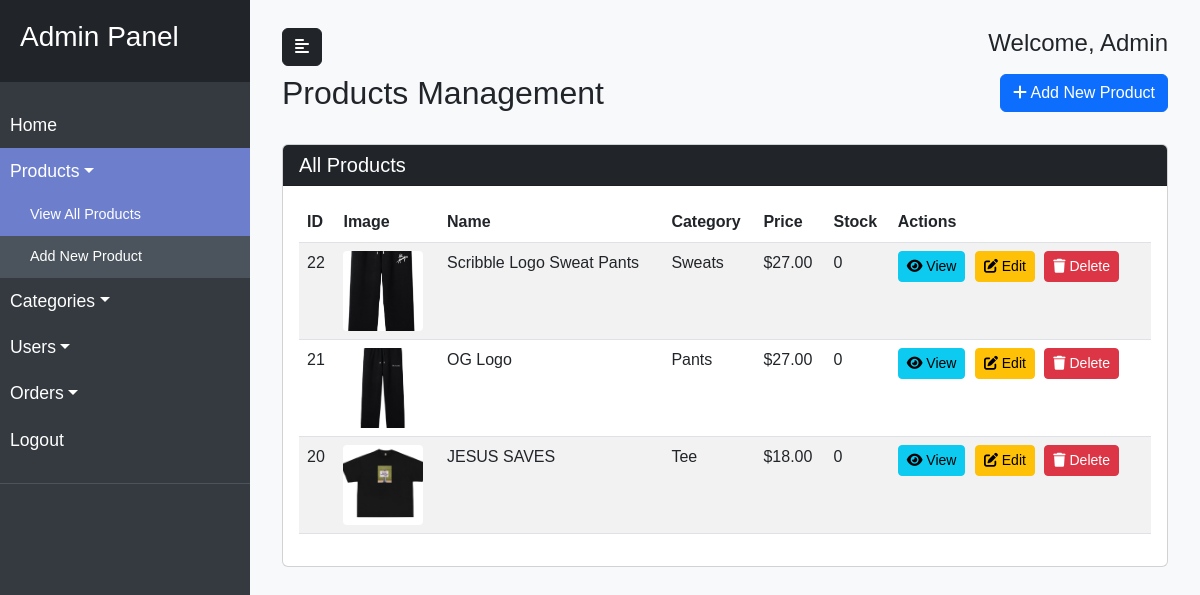
The app's page /products.php (signed in), older data.
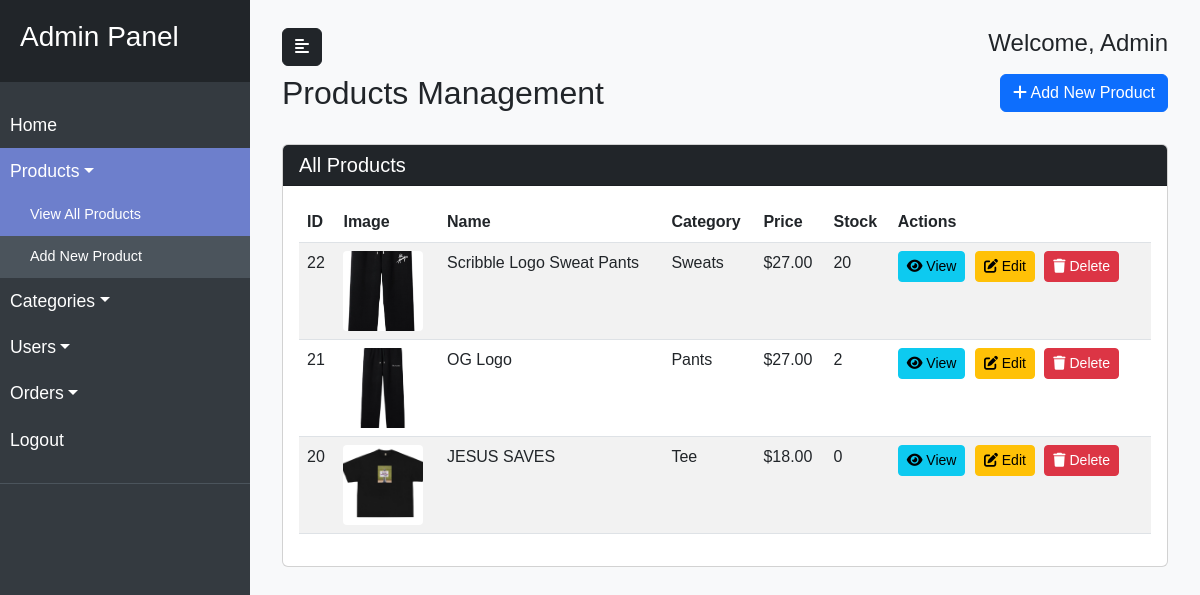
The same page, newer data.
### tables this page shows
CREATE TABLE `products` (
  `ProductID` int(11) NOT NULL,
  `ProductName` varchar(100) NOT NULL,
  `Description` text DEFAULT NULL,
  `Price` decimal(10,2) NOT NULL,
  `sizes` varchar(255) NOT NULL,
  `StockQuantity` int(11) NOT NULL,
  `images` text NOT NULL,
  `created_at` timestamp NOT NULL DEFAULT current_timestamp(),
  `categories` varchar(255) NOT NULL,
  `edited_at` timestamp NOT NULL DEFAULT current_timestamp() ON UPDATE current_timestamp(),
  `updated_at` timestamp NOT NULL DEFAULT current_timestamp() ON UPDATE current_timestamp()
);

CREATE TABLE `categories` (
  `id` int(11) NOT NULL,
  `category_name` varchar(100) NOT NULL,
  `date_added` timestamp NOT NULL DEFAULT current_timestamp(),
  `date_edited` timestamp NOT NULL DEFAULT current_timestamp() ON UPDATE current_timestamp()
);

### products.php (the view, shortened to what this page needs)
<?php
require_once 'db_connection.php';
$query = "
    SELECT p.*, c.category_name
    FROM products p
    LEFT JOIN categories c ON p.categories = c.id
    ORDER BY p.ProductID DESC
";
$products = $conn->query($query);
?>
<!DOCTYPE html>
<html lang="en">
<head>
    <link href="https://cdn.jsdelivr.net/npm/bootstrap@5.3.0-alpha1/dist/css/bootstrap.min.css" rel="stylesheet">
    <link rel="stylesheet" href="https://cdnjs.cloudflare.com/ajax/libs/font-awesome/6.4.0/css/all.min.css">
</head>
<body>
    <div class="wrapper">
        <nav id="sidebar">
            <div class="sidebar-header">
                <h3>Admin Panel</h3>
            </div>
            <ul class="list-unstyled components">
                <li>
                    <a href="admin.php">Home</a>
                </li>
                <li class="active">
                    <a href="#productSubmenu" data-bs-toggle="collapse" aria-expanded="true" class="dropdown-toggle">Products</a>
                    <ul class="collapse show list-unstyled" id="productSubmenu">
                        <li class="active">
                            <a href="products.php">View All Products</a>
                        </li>
                        <li>
                            <a href="add_product.php">Add New Product</a>
                        </li>
                    </ul>
                </li>
                <li>
                    <a href="#categorySubmenu" data-bs-toggle="collapse" aria-expanded="false" class="dropdown-toggle">Categories</a>
                </li>
                <li>
                    <a href="#userSubmenu" data-bs-toggle="collapse" aria-expanded="false" class="dropdown-toggle">Users</a>
                </li>
                <li>
                    <a href="#orderSubmenu" data-bs-toggle="collapse" aria-expanded="false" class="dropdown-toggle">Orders</a>
                </li>
                <li>
                    <a href="logout.php">Logout</a>
                </li>
            </ul>
        </nav>
        <div id="content">
            <nav class="navbar navbar-expand-lg navbar-light bg-light">
                <div class="container-fluid">
                    <button type="button" id="sidebarCollapse" class="btn btn-dark">
                        <i class="fas fa-align-left"></i>
                    </button>
                    <div>
                        <h4>Welcome, <?php echo $_SESSION['Username'] ?? 'Admin'; ?></h4>
                    </div>
                </div>
            </nav>
            <div class="container-fluid">
                <div class="row mb-4">
                    <div class="col-md-6">
                        <h2>Products Management</h2>
                    </div>
                    <div class="col-md-6 text-end">
                        <a href="add_product.php" class="btn btn-primary">
                            <i class="fas fa-plus"></i> Add New Product
                        </a>
                    </div>
                </div>
                <div class="card">
                    <div class="card-header bg-dark text-white">
                        <h5 class="mb-0">All Products</h5>
                    </div>
                    <div class="card-body">
                        <div class="table-responsive">
                            <table class="table table-striped table-hover">
                                <thead>
                                    <tr>
                                        <th>ID</th>
                                        <th>Image</th>
                                        <th>Name</th>
                                        <th>Category</th>
                                        <th>Price</th>
                                        <th>Stock</th>
                                        <th>Actions</th>
                                    </tr>
                                </thead>
                                <tbody>
                                    <?php if($products->num_rows > 0): ?>
                                        <?php while($product = $products->fetch_assoc()):
                                            $productImages = json_decode($product['images'], true);
                                            $firstImage = is_array($productImages) && !empty($productImages) ? $productImages[0] : 'uploads/no-image.jpg';
                                        ?>
                                            <tr>
                                                <td><?php echo $product['ProductID']; ?></td>
                                                <td>
                                                    <img src="<?php echo htmlspecialchars($firstImage); ?>" class="product-image" alt="<?php echo htmlspecialchars($product['ProductName']); ?>">
                                                </td>
                                                <td><?php echo htmlspecialchars($product['ProductName']); ?></td>
                                                <td><?php echo htmlspecialchars($product['category_name'] ?? 'Uncategorized'); ?></td>
                                                <td>$<?php echo number_format($product['Price'], 2); ?></td>
                                                <td><?php echo $product['StockQuantity']; ?></td>
                                                <td class="action-buttons">
                                                    <a href="view_product.php?id=<?php echo $product['ProductID']; ?>" class="btn btn-sm btn-info">
                                                        <i class="fas fa-eye"></i> View
                                                    </a>
                                                    <a href="edit_product.php?id=<?php echo $product['ProductID']; ?>" class="btn btn-sm btn-warning">
                                                        <i class="fas fa-edit"></i> Edit
                                                    </a>
                                                    <a href="javascript:void(0);" onclick="confirmDelete(<?php echo $product['ProductID']; ?>)" class="btn btn-sm btn-danger">
                                                        <i class="fas fa-trash"></i> Delete
                                                    </a>
                                                </td>
                                            </tr>
                                        <?php endwhile; ?>
                                    <?php else: ?>
                                        <tr>
                                            <td colspan="7" class="text-center">No products found.</td>
                                        </tr>
                                    <?php endif; ?>
                                </tbody>
                            </table>
                        </div>
                    </div>
                </div>
            </div>
        </div>
    </div>
</body>
</html>

### products.php (style rules this page uses)
body { font-family: 'Arial', sans-serif; background-color: #f8f9fa; }
#sidebar { min-width: 250px; max-width: 250px; min-height: 100vh; background: #343a40; color: #fff; transition: all 0.3s; }
#sidebar .sidebar-header { padding: 20px; background: #212529; }
#sidebar ul.components { padding: 20px 0; border-bottom: 1px solid #4b545c; }
#sidebar ul li a { padding: 10px; font-size: 1.1em; display: block; color: #fff; text-decoration: none; }
#sidebar ul li.active > a, a[aria-expanded="true"] { color: #fff; background: #6d7fcc; }
ul ul a { font-size: 0.9em !important; padding-left: 30px !important; background: #4b545c; }
.wrapper { display: flex; width: 100%; }
#content { width: 100%; padding: 20px; min-height: 100vh; transition: all 0.3s; }
.product-image { width: 80px; height: 80px; object-fit: cover; border-radius: 4px; }
.action-buttons .btn { margin-right: 5px; }

Row changes from the older to the newer data that the page shows:
changed products "Scribble Logo Sweat Pants": StockQuantity "0" → "20"
changed products "OG Logo": StockQuantity "0" → "2"
